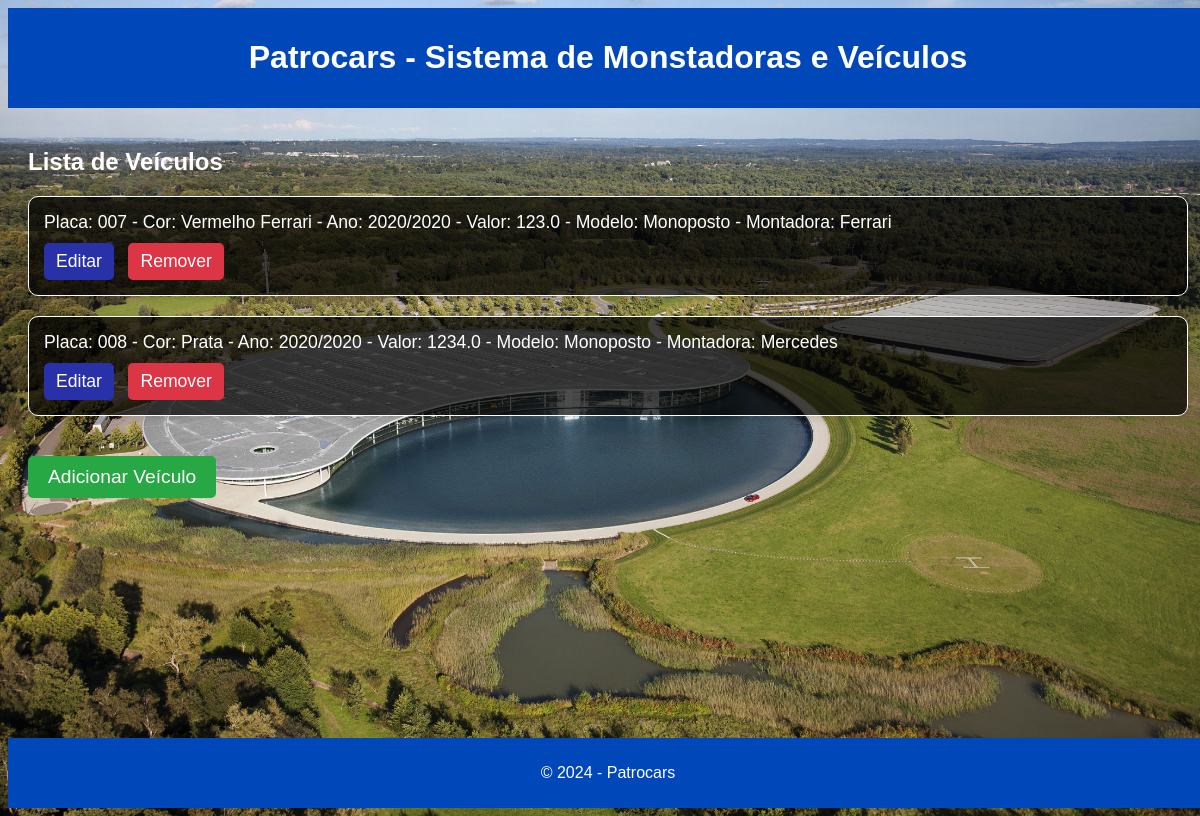
Page /veiculos/ on the earlier database version.
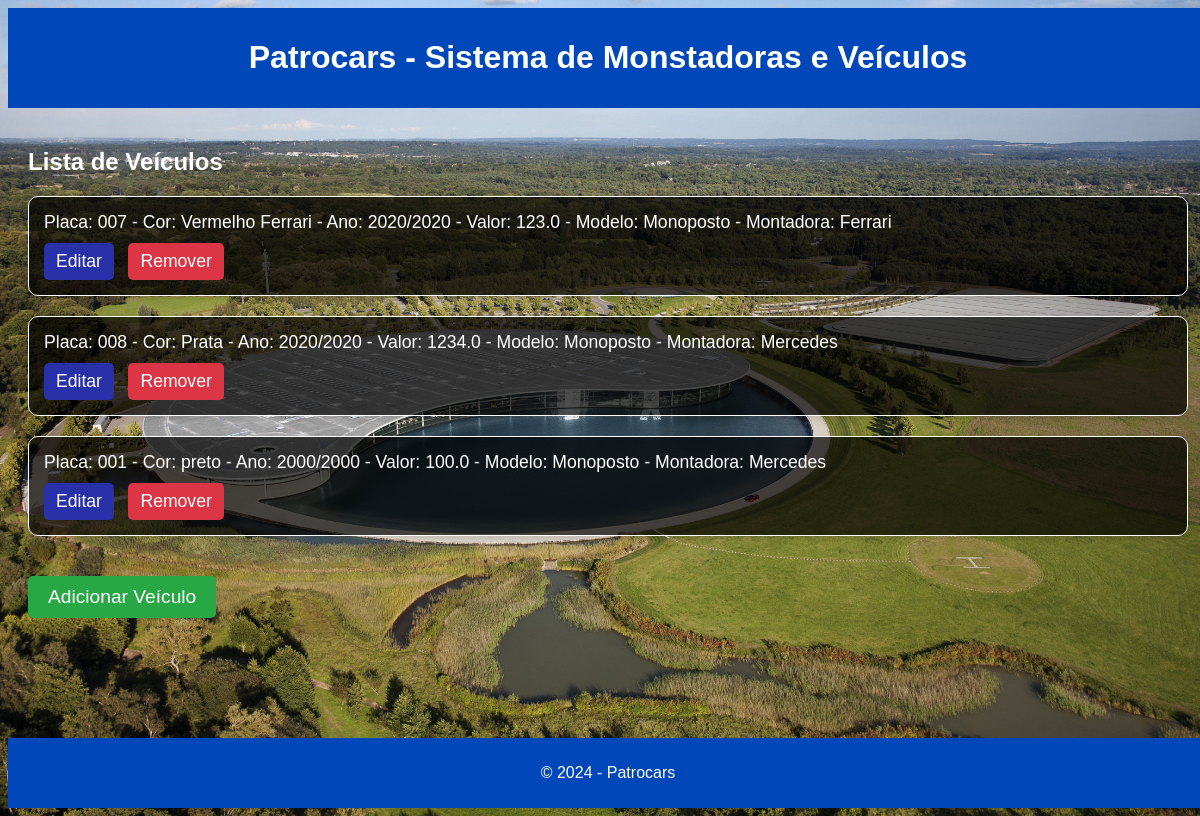
Same page on the later database version.
### models/veiculo_model.py (models this page shows)
class Veiculo(Base):
    __tablename__ = "veiculos"
    id = Column(Integer, primary_key=True, index=True)
    modelo_id = Column(Integer, ForeignKey('modelos_veiculo.id'))
    cor = Column(String)
    ano_fabricacao = Column(Integer)
    ano_modelo = Column(Integer)
    valor = Column(Float)
    placa = Column(String)
    vendido = Column(Boolean, default=False)
    modelo = relationship("Modelo", back_populates="veiculos")

### models/modelo_model.py (models this page shows)
class Modelo(Base):
    __tablename__ = "modelos_veiculo"
    id = Column(Integer, primary_key=True, index=True)
    nome = Column(String, index=True)
    montadora_id = Column(Integer, ForeignKey('montadoras.id'))
    valor_referencia = Column(Float)
    motorizacao = Column(Float)
    turbo = Column(Boolean, default=False)
    automatico = Column(Boolean, default=False)
    montadora = relationship("Montadora", back_populates="modelos")
    veiculos = relationship("Veiculo", back_populates="modelo")

### models/montadora_model.py (models this page shows)
class Montadora(Base):
    __tablename__ = "montadoras"
    id = Column(Integer, primary_key=True, index=True)
    nome = Column(String, index=True)
    pais = Column(String)
    ano_fundacao = Column(Integer)
    modelos = relationship("Modelo", back_populates="montadora")

### controllers/veiculo_controller.py (the view)
@router.get("/veiculos/", response_class=HTMLResponse)
def listar_veiculos(request: Request, db: Session = Depends(get_db)):
    veiculos = db.query(Veiculo).all()
    return templates.TemplateResponse("list_veiculos.html", {"request": request, "veiculos": veiculos})

### templates/list_veiculos.html (shortened to what this page needs)
{% extends "base.html" %}
{% block content %}
<h2>Lista de Veículos</h2>
<div class="vehicle-list">
    {% for veiculo in veiculos %}
    <div class="vehicle-container">
        <p>Placa: {{ veiculo.placa }} - Cor: {{ veiculo.cor }} - Ano: {{ veiculo.ano_fabricacao }}/{{ veiculo.ano_modelo }} - Valor: {{ veiculo.valor }} -  Modelo: {{ veiculo.modelo.nome }} - Montadora: {{ veiculo.modelo.montadora.nome }}</p>
        <a href="/veiculos/{{ veiculo.id }}/edit" class="button-edit">Editar</a>
        <a href="/veiculos/{{ veiculo.id }}/delete" class="button-remove">Remover</a>
    </div>
    {% endfor %}
</div>
<a href="/veiculos/add" class="button-add">Adicionar Veículo</a>
{% endblock %}

### templates/base.html (shortened to what this page needs)
<!DOCTYPE html>
<html lang="pt-BR">
<head>
    <link rel="stylesheet" href="/static/css/styles.css">
</head>
<body>
    <header>
        <h1>Patrocars - Sistema de Monstadoras e Veículos</h1>
    </header>
    <main>
        {% block content %} {% endblock %}
    </main>
    <footer>
        <p>&copy; 2024 - Patrocars</p>
    </footer>
</body>
</html>

### static/css/styles.css (style rules this page uses)
body { height: 100vh; width: 100vw; max-height: 1080px; max-width: 1920px; font-family: Arial, sans-serif; background-image: url('/static/images/mclaren3.jpg'); background-size: cover; background-position: center; background-attachment: fixed; color: #ffffff; display: flex; flex-direction: column; justify-content: space-between; overflow: hidden; }
header { background-color: #0048ba; color: #ffffff; padding: 10px; text-align: center; }
main { flex: 1; margin: 20px; }
footer { text-align: center; padding: 10px; background-color: #0048ba; color: #ffffff; }
.button-edit, .button-remove { padding: 8px 12px; border-radius: 5px; text-decoration: none; color: white; transition: background-color 0.3s ease, transform 0.3s ease; font-size: 1.1em; margin-right: 10px; margin-top: 10px; display: inline-block; }
.button-edit { background-color: #2831a7; }
.button-remove { background-color: #dc3545; }
.button-add { display: inline-block; padding: 10px 20px; background-color: #28a745; color: white; text-decoration: none; border-radius: 5px; font-size: 1.2em; transition: background-color 0.3s ease, transform 0.3s ease; margin-top: 20px; }
.vehicle-container, .montadora-container, .modelo-container { background-color: rgba(0, 0, 0, 0.7); padding: 15px; margin-bottom: 20px; border-radius: 10px; border: 1px solid #ffffff; box-shadow: 0 4px 6px rgba(0, 0, 0, 0.1); }
.vehicle-container p, .montadora-container p, .modelo-container p { margin: 0; color: white; font-size: 1.1em; }

Differences in the rows shown:
added Veiculo: placa "001", cor "preto", ano_fabricacao "2000", ano_modelo "2000", valor "100.0", modelo.nome "Monoposto", modelo.montadora.nome "Mercedes"
